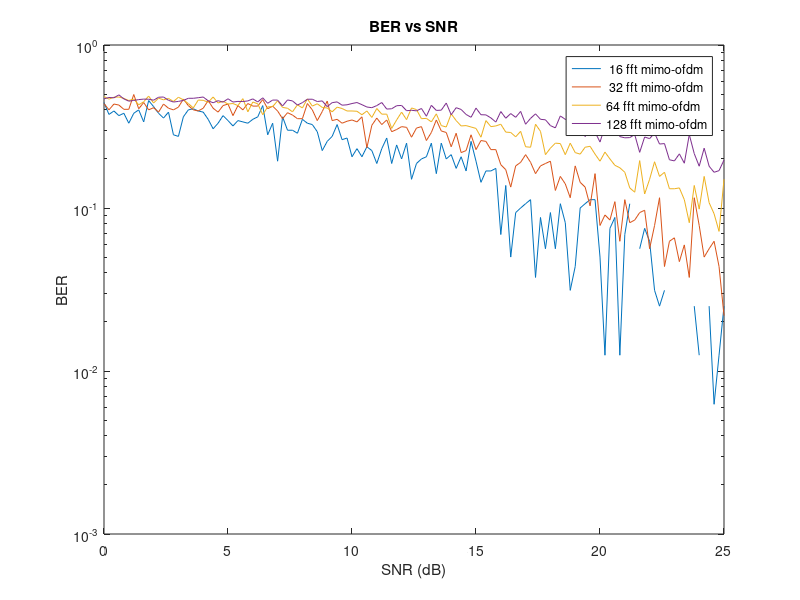

This figure's MATLAB source:
clc;
clear all;
close all;
f=[16 32 64 128];
for z=1:4
N = f(z)*10;
x = randi([0 1],1,N);
tx = 2*x-1;
Xr = reshape(tx,f(z),N/f(z));
ift = ifft(Xr);
X12 = reshape(ift,2,N/2);

snr = 0:0.2:25;

for i = 1:length(snr)
    error(i) = 0;
    h11 = (1/sqrt(2))*(randn(1,N/2) + j*randn(1,N/2));
    h12 = (1/sqrt(2))*(randn(1,N/2) + j*randn(1,N/2));
    h21 = (1/sqrt(2))*(randn(1,N/2) + j*randn(1,N/2));
    h22 = (1/sqrt(2))*(randn(1,N/2) + j*randn(1,N/2));
    
    n = 10^(-snr(i)/20).*randn(1,N);
    n12 = reshape(n,2,N/2);
    
    for k = 1:N/2  
        H11 = [h11(k) h12(k); h21(k) h22(k)];
        Y(1:2,k) = H11*[X12(1,k); X12(2,k)] + [n12(1,k);n12(2,k)];  
    end   
    
    for m=1:N/2
        H22 = [h11(m) h12(m); h21(m) h22(m)];  
        W = inv((ctranspose(H22)*H22))*ctranspose(H22);
        X_cap(1:2,m) = W*[Y(1,m); Y(2,m)];
    end
    X_fft = fft(reshape(X_cap,f(z),N/f(z)));
    X_capr = reshape(X_fft,1,N);
    dec = real(X_capr)>0;
    
    for l = 1:N
        if dec(l) ~= x(l)
            error(i) = error(i) +1;
        end    
    end
    
end


semilogy(snr,(error/N));
hold on;
end
xlabel('SNR (dB)');
ylabel('BER');
title('BER vs SNR');
legend(' 16 fft mimo-ofdm',' 32 fft mimo-ofdm','64 fft mimo-ofdm','128 fft mimo-ofdm');
